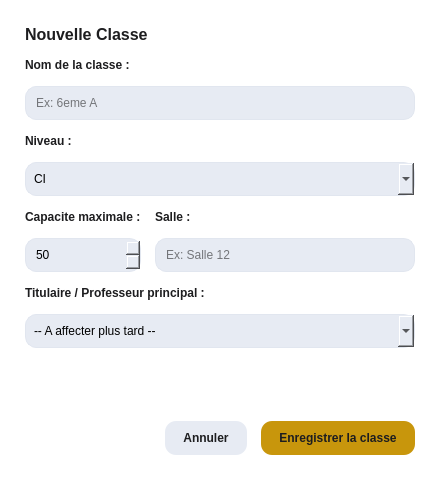
<?xml version="1.0" encoding="UTF-8"?>
<ui version="4.0">
 <class>DialogClasse</class>
 <widget class="QDialog" name="DialogClasse">
  <property name="geometry">
   <rect>
    <x>0</x>
    <y>0</y>
    <width>440</width>
    <height>480</height>
   </rect>
  </property>
  <property name="windowTitle">
   <string>Nouvelle Classe</string>
  </property>
  <property name="styleSheet">
   <string>
    QDialog { background-color: #FFFFFF; font-family: 'Segoe UI', sans-serif; }
    QLineEdit, QComboBox, QSpinBox {
        border: 1px solid #E1E6EF;
        border-radius: 11px;
        padding: 8px;
        background-color: #E7EBF3;
    }
    QLineEdit:focus, QComboBox:focus, QSpinBox:focus {
        border: 1px solid #C8960C;
        background-color: #FFFFFF;
    }
   </string>
  </property>
  <layout class="QVBoxLayout" name="mainLayout">
   <property name="spacing">
    <number>14</number>
   </property>
   <property name="leftMargin">
    <number>25</number>
   </property>
   <property name="topMargin">
    <number>25</number>
   </property>
   <property name="rightMargin">
    <number>25</number>
   </property>
   <property name="bottomMargin">
    <number>25</number>
   </property>

   <item>
    <widget class="QLabel" name="lbl_dialog_title">
     <property name="styleSheet">
      <string>color: #1D1D1F; font-size: 16px; font-weight: bold;</string>
     </property>
     <property name="text">
      <string>Nouvelle Classe</string>
     </property>
    </widget>
   </item>

   <item>
    <widget class="QLabel" name="lbl_field1">
     <property name="styleSheet">
      <string>color: #1D1D1F; font-weight: bold; font-size: 12px;</string>
     </property>
     <property name="text">
      <string>Nom de la classe :</string>
     </property>
    </widget>
   </item>
   <item>
    <widget class="QLineEdit" name="input_nom_classe">
     <property name="placeholderText">
      <string>Ex: 6eme A</string>
     </property>
    </widget>
   </item>

   <item>
    <widget class="QLabel" name="lbl_field2">
     <property name="styleSheet">
      <string>color: #1D1D1F; font-weight: bold; font-size: 12px;</string>
     </property>
     <property name="text">
      <string>Niveau :</string>
     </property>
    </widget>
   </item>
   <item>
   <widget class="QComboBox" name="combo_niveau">
    <item>
     <property name="text">
      <string>CI</string>
     </property>
    </item>
    <item>
     <property name="text">
      <string>CP</string>
     </property>
    </item>
    <item>
     <property name="text">
      <string>CE1</string>
     </property>
    </item>
    <item>
     <property name="text">
      <string>CE2</string>
     </property>
    </item>
    <item>
     <property name="text">
      <string>CM1</string>
     </property>
    </item>
    <item>
     <property name="text">
      <string>CM2</string>
     </property>
    </item>
    <item>
     <property name="text">
      <string>6eme</string>
     </property>
    </item>
    <item>
     <property name="text">
      <string>5eme</string>
     </property>
    </item>
    <item>
     <property name="text">
      <string>4eme</string>
     </property>
    </item>
    <item>
     <property name="text">
      <string>3eme</string>
     </property>
    </item>
    <item>
     <property name="text">
      <string>2nde</string>
     </property>
    </item>
    <item>
     <property name="text">
      <string>1ere</string>
     </property>
    </item>
    <item>
     <property name="text">
      <string>Terminale</string>
     </property>
    </item>
    </widget>
   </item>

   <item>
    <layout class="QHBoxLayout" name="rowCapaciteTitulaire">
     <property name="spacing">
      <number>14</number>
     </property>
     <item>
      <layout class="QVBoxLayout" name="colCapacite">
       <item>
        <widget class="QLabel" name="lbl_field3">
         <property name="styleSheet">
          <string>color: #1D1D1F; font-weight: bold; font-size: 12px;</string>
         </property>
         <property name="text">
          <string>Capacite maximale :</string>
         </property>
        </widget>
       </item>
       <item>
        <widget class="QSpinBox" name="input_capacite">
         <property name="minimum">
          <number>1</number>
         </property>
         <property name="maximum">
          <number>200</number>
         </property>
         <property name="value">
          <number>50</number>
         </property>
        </widget>
       </item>
      </layout>
     </item>
     <item>
      <layout class="QVBoxLayout" name="colSalle">
       <item>
        <widget class="QLabel" name="lbl_field4">
         <property name="styleSheet">
          <string>color: #1D1D1F; font-weight: bold; font-size: 12px;</string>
         </property>
         <property name="text">
          <string>Salle :</string>
         </property>
        </widget>
       </item>
       <item>
        <widget class="QLineEdit" name="input_salle">
         <property name="placeholderText">
          <string>Ex: Salle 12</string>
         </property>
        </widget>
       </item>
      </layout>
     </item>
    </layout>
   </item>

   <item>
    <widget class="QLabel" name="lbl_field5">
     <property name="styleSheet">
      <string>color: #1D1D1F; font-weight: bold; font-size: 12px;</string>
     </property>
     <property name="text">
      <string>Titulaire / Professeur principal :</string>
     </property>
    </widget>
   </item>
   <item>
    <widget class="QComboBox" name="combo_titulaire">
     <item>
      <property name="text">
       <string>-- A affecter plus tard --</string>
      </property>
     </item>
    </widget>
   </item>

   <item>
    <spacer name="verticalSpacer">
     <property name="orientation">
      <enum>Qt::Vertical</enum>
     </property>
     <property name="sizeHint" stdset="0">
      <size>
       <width>20</width>
       <height>20</height>
      </size>
     </property>
    </spacer>
   </item>

   <item>
    <layout class="QHBoxLayout" name="buttonsLayout">
     <item>
      <spacer name="btnSpacer">
       <property name="orientation">
        <enum>Qt::Horizontal</enum>
       </property>
       <property name="sizeHint" stdset="0">
        <size>
         <width>40</width>
         <height>20</height>
        </size>
       </property>
      </spacer>
     </item>
     <item>
      <widget class="QPushButton" name="btn_cancel">
       <property name="styleSheet">
        <string>background-color: #E7EBF3; color: #1D1D1F; border: none; border-radius: 11px; padding: 10px 18px; font-weight: bold;</string>
       </property>
       <property name="text">
        <string>Annuler</string>
       </property>
      </widget>
     </item>
     <item>
      <widget class="QPushButton" name="btn_save">
       <property name="cursor">
        <cursorShape>PointingHandCursor</cursorShape>
       </property>
       <property name="styleSheet">
        <string>background-color: #C8960C; color: #1D1D1F; border: none; border-radius: 11px; padding: 10px 18px; font-weight: bold;</string>
       </property>
       <property name="text">
        <string>Enregistrer la classe</string>
       </property>
      </widget>
     </item>
    </layout>
   </item>

  </layout>
 </widget>
 <resources/>
 <connections/>
</ui>
